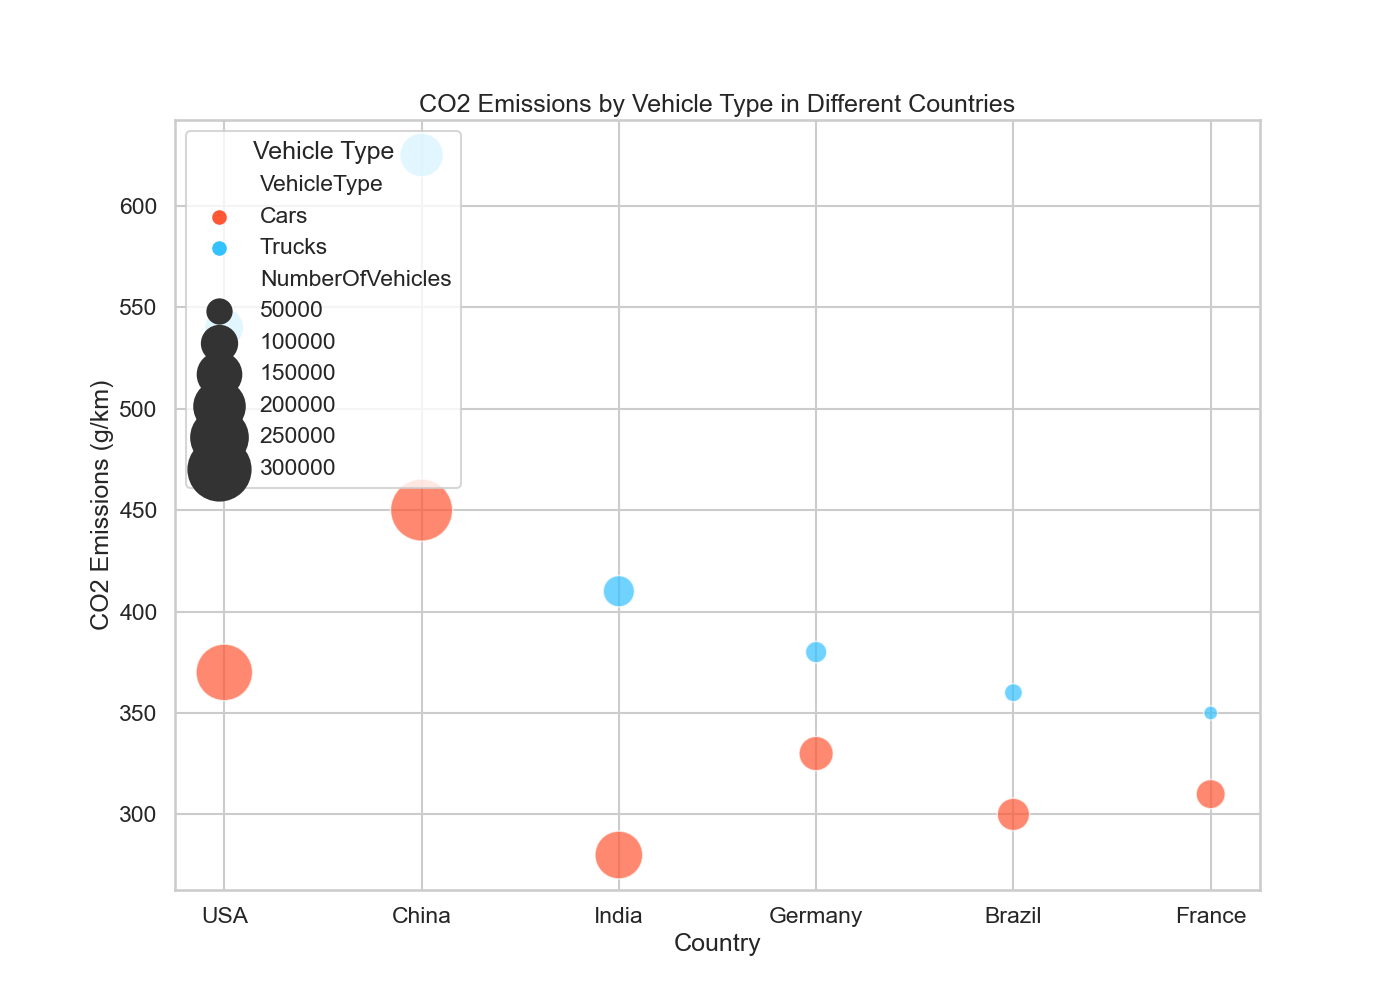

Here is the Python script that generated this plot:

import seaborn as sns
import pandas as pd
import matplotlib.pyplot as plt

# Define the data
data = {
    'Country': ['USA', 'USA', 'China', 'China', 'India', 'India', 'Germany', 'Germany', 'Brazil', 'Brazil', 'France', 'France'],
    'VehicleType': ['Cars', 'Trucks', 'Cars', 'Trucks', 'Cars', 'Trucks', 'Cars', 'Trucks', 'Cars', 'Trucks', 'Cars', 'Trucks'],
    'NumberOfVehicles': [250000, 120000, 300000, 150000, 180000, 80000, 95000, 40000, 85000, 30000, 70000, 20000],
    'CO2Emissions': [370, 540, 450, 625, 280, 410, 330, 380, 300, 360, 310, 350]
}

# Create DataFrame
df = pd.DataFrame(data)

# Create the bubble chart
plt.figure(figsize=(14, 10))
bubble_plot = sns.scatterplot(data=df, x='Country', y='CO2Emissions', size='NumberOfVehicles', hue='VehicleType',
                              sizes=(100, 2000), alpha=0.7, palette=["#FF5733", "#33C1FF"])

# Customize legend and axis labels
bubble_plot.legend(title='Vehicle Type', loc='upper left')
plt.xlabel('Country')
plt.ylabel('CO2 Emissions (g/km)')
plt.title('CO2 Emissions by Vehicle Type in Different Countries')

# Show the plot
plt.show()
